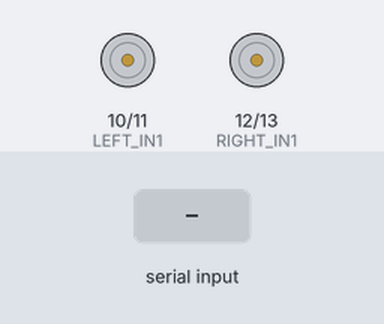
Recording of a sketch running on a simulated Arduino Mega 2560, built with avr-gcc and run on an emulated ATmega2560. On the bench: motor-driver pin pairs drawn as motors (green arrow = first pin HIGH = forward, orange = second pin HIGH = backward, longer = more drive). Inputs (shaded band) come from the test bench.

Above: at 1.2 s.
1.3 s: "FORWARD\n" received over Serial
At 2.0 s:
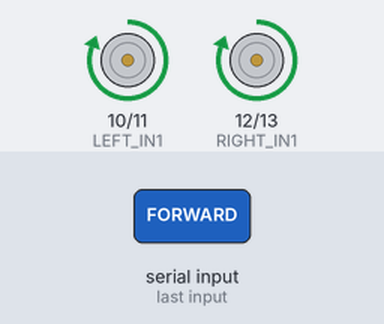
2.8 s: "BACKWARD\n" received over Serial
At 3.2 s:
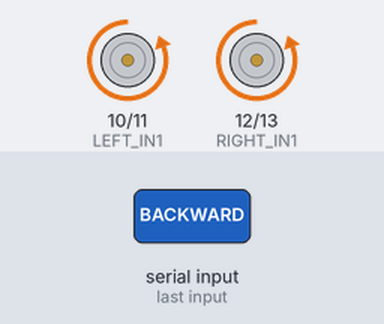
4.3 s: "LEFT\n" received over Serial
At 5.4 s:
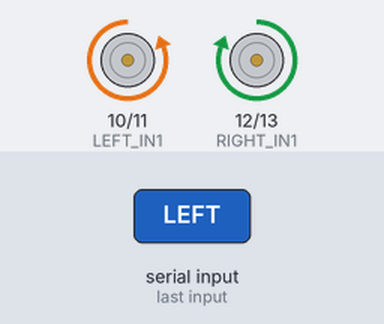
5.8 s: "RIGHT\n" received over Serial
At 6.5 s:
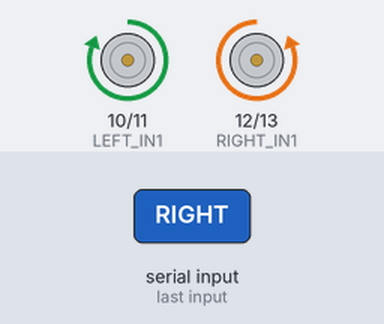
7.3 s: "STOP\n" received over Serial
At 7.7 s:
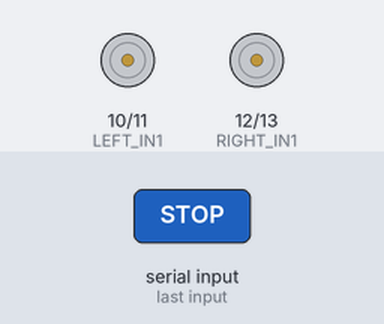
Timing chart, 0 to 9.8 s (numbered marks = the images above; inputs shaded):
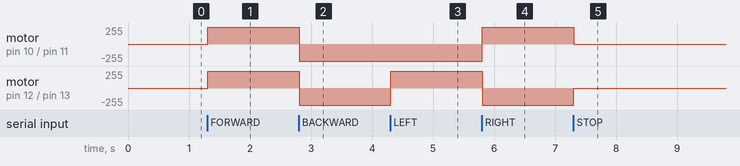

Measured:
- after the input at 1.3 s, motor on pin 10 (LEFT_IN1) / pin 11 (LEFT_IN2), motor on pin 12 (RIGHT_IN1) / pin 13 (RIGHT_IN2): stopped → forward 255/255 at once
- after the input at 2.8 s, motor on pin 10 (LEFT_IN1) / pin 11 (LEFT_IN2), motor on pin 12 (RIGHT_IN1) / pin 13 (RIGHT_IN2): forward 255/255 → backward 255/255 at once
- after the input at 4.3 s, motor on pin 12 (RIGHT_IN1) / pin 13 (RIGHT_IN2): backward 255/255 → forward 255/255 at once
- after the input at 5.8 s, motor on pin 10 (LEFT_IN1) / pin 11 (LEFT_IN2): backward 255/255 → forward 255/255 at once; motor on pin 12 (RIGHT_IN1) / pin 13 (RIGHT_IN2): forward 255/255 → backward 255/255 at once
- after the input at 7.3 s, motor on pin 10 (LEFT_IN1) / pin 11 (LEFT_IN2): forward 255/255 → stopped at once; motor on pin 12 (RIGHT_IN1) / pin 13 (RIGHT_IN2): backward 255/255 → stopped at once

The sketch:

Robo_Mega_Updated.ino
```cpp
// ============================================================
// ROBO - Arduino Mega 2560 / L293D
// Motor controller with independent movement watchdog
// ============================================================

const uint8_t LEFT_IN1  = 10;
const uint8_t LEFT_IN2  = 11;
const uint8_t RIGHT_IN1 = 12;
const uint8_t RIGHT_IN2 = 13;

// Python stops each movement within 5 seconds. This independent
// watchdog stops the motors if the USB connection or PC app fails.
const unsigned long MOTOR_WATCHDOG_MS = 6000UL;
unsigned long lastMotionCommandMs = 0;
bool motorsActive = false;

void stopMotors() {
  digitalWrite(LEFT_IN1, LOW);
  digitalWrite(LEFT_IN2, LOW);
  digitalWrite(RIGHT_IN1, LOW);
  digitalWrite(RIGHT_IN2, LOW);
  motorsActive = false;
}

void setMotorPins(uint8_t l1, uint8_t l2, uint8_t r1, uint8_t r2) {
  digitalWrite(LEFT_IN1, l1);
  digitalWrite(LEFT_IN2, l2);
  digitalWrite(RIGHT_IN1, r1);
  digitalWrite(RIGHT_IN2, r2);
  lastMotionCommandMs = millis();
  motorsActive = true;
}

void moveForward()  { setMotorPins(HIGH, LOW,  HIGH, LOW); }
void moveBackward() { setMotorPins(LOW, HIGH, LOW, HIGH); }
void turnLeft()     { setMotorPins(LOW, HIGH, HIGH, LOW); }
void turnRight()    { setMotorPins(HIGH, LOW, LOW, HIGH); }

void setup() {
  pinMode(LEFT_IN1, OUTPUT);
  pinMode(LEFT_IN2, OUTPUT);
  pinMode(RIGHT_IN1, OUTPUT);
  pinMode(RIGHT_IN2, OUTPUT);
  stopMotors();
  Serial.begin(9600);
  Serial.setTimeout(50);
}

void loop() {
  if (Serial.available() > 0) {
    String command = Serial.readStringUntil('\n');
    command.trim();
    command.toUpperCase();

    if (command == "FORWARD") {
      moveForward();
    } else if (command == "BACKWARD") {
      moveBackward();
    } else if (command == "LEFT") {
      turnLeft();
    } else if (command == "RIGHT") {
      turnRight();
    } else if (command == "STOP") {
      stopMotors();
    }
  }

  if (motorsActive && (millis() - lastMotionCommandMs >= MOTOR_WATCHDOG_MS)) {
    stopMotors();
  }
}
```
